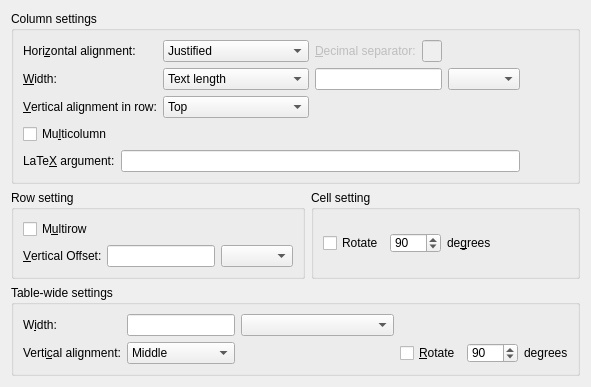
     <widget class="QWidget" name="Settings">
      <attribute name="title">
       <string>&amp;Table Settings</string>
      </attribute>
      <layout class="QGridLayout" name="gridLayout_10">
       <item row="1" column="0">
        <widget class="QGroupBox" name="groupBox">
         <property name="title">
          <string>Row setting</string>
         </property>
         <property name="flat">
          <bool>true</bool>
         </property>
         <layout class="QGridLayout" name="gridLayout_6">
          <item row="0" column="0">
           <widget class="QCheckBox" name="multirowCB">
            <property name="toolTip">
             <string>Merge cells of different rows</string>
            </property>
            <property name="text">
             <string>M&amp;ultirow</string>
            </property>
           </widget>
          </item>
          <item row="1" column="0">
           <layout class="QGridLayout" name="gridLayout_3">
            <item row="0" column="0">
             <widget class="QLabel" name="multirowOffsetLA">
              <property name="toolTip">
               <string/>
              </property>
              <property name="text">
               <string>&amp;Vertical Offset:</string>
              </property>
              <property name="buddy">
               <cstring>multirowOffsetED</cstring>
              </property>
             </widget>
            </item>
            <item row="0" column="1">
             <widget class="QLineEdit" name="multirowOffsetED">
              <property name="enabled">
               <bool>true</bool>
              </property>
              <property name="toolTip">
               <string>Optional vertical offset</string>
              </property>
              <property name="text">
               <string/>
              </property>
             </widget>
            </item>
            <item row="0" column="2">
             <widget class="lyx::frontend::LengthCombo" name="multirowOffsetUnitLC"/>
            </item>
           </layout>
          </item>
         </layout>
        </widget>
       </item>
       <item row="1" column="1">
        <widget class="QGroupBox" name="groupBox_2">
         <property name="title">
          <string>Cell setting</string>
         </property>
         <property name="flat">
          <bool>true</bool>
         </property>
         <layout class="QGridLayout" name="gridLayout_5">
          <item row="0" column="0">
           <layout class="QHBoxLayout" name="horizontalLayout_3">
            <item>
             <widget class="QCheckBox" name="rotateCellCB">
              <property name="toolTip">
               <string>Rotate this cell by 90 degrees</string>
              </property>
              <property name="text">
               <string>Rotate</string>
              </property>
             </widget>
            </item>
            <item>
             <widget class="QSpinBox" name="rotateCellAngleSB">
              <property name="maximumSize">
               <size>
                <width>51</width>
                <height>20</height>
               </size>
              </property>
              <property name="toolTip">
               <string>rotation angle</string>
              </property>
              <property name="minimum">
               <number>-180</number>
              </property>
              <property name="maximum">
               <number>180</number>
              </property>
              <property name="singleStep">
               <number>5</number>
              </property>
              <property name="value">
               <number>90</number>
              </property>
             </widget>
            </item>
            <item>
             <widget class="QLabel" name="rotateCellLA">
              <property name="text">
               <string>de&amp;grees</string>
              </property>
              <property name="buddy">
               <cstring>rotateCellAngleSB</cstring>
              </property>
             </widget>
            </item>
            <item>
             <spacer name="horizontalSpacer_3">
              <property name="orientation">
               <enum>Qt::Horizontal</enum>
              </property>
              <property name="sizeHint" stdset="0">
               <size>
                <width>13</width>
                <height>41</height>
               </size>
              </property>
             </spacer>
            </item>
           </layout>
          </item>
         </layout>
        </widget>
       </item>
       <item row="2" column="0" colspan="2">
        <widget class="QGroupBox" name="tabAlignmentGB">
         <property name="enabled">
          <bool>true</bool>
         </property>
         <property name="title">
          <string>Table-wide settings</string>
         </property>
         <property name="flat">
          <bool>true</bool>
         </property>
         <layout class="QGridLayout" name="gridLayout_4">
          <item row="0" column="0">
           <widget class="QLabel" name="tabularWidthLA">
            <property name="text">
             <string>W&amp;idth:</string>
            </property>
            <property name="buddy">
             <cstring>tabularWidthED</cstring>
            </property>
           </widget>
          </item>
          <item row="0" column="1">
           <widget class="QLineEdit" name="tabularWidthED"/>
          </item>
          <item row="0" column="2">
           <widget class="lyx::frontend::LengthCombo" name="tabularWidthUnitLC"/>
          </item>
          <item row="1" column="0">
           <widget class="QLabel" name="TableAlignLA">
            <property name="text">
             <string>Verti&amp;cal alignment:</string>
            </property>
            <property name="buddy">
             <cstring>TableAlignCO</cstring>
            </property>
           </widget>
          </item>
          <item row="1" column="1">
           <widget class="QComboBox" name="TableAlignCO">
            <property name="toolTip">
             <string>Vertical alignment of the table</string>
            </property>
            <property name="currentIndex">
             <number>1</number>
            </property>
            <item>
             <property name="text">
              <string>Top</string>
             </property>
            </item>
            <item>
             <property name="text">
              <string>Middle</string>
             </property>
            </item>
            <item>
             <property name="text">
              <string>Bottom</string>
             </property>
            </item>
           </widget>
          </item>
          <item row="1" column="2">
           <spacer name="spacer_2">
            <property name="orientation">
             <enum>Qt::Horizontal</enum>
            </property>
            <property name="sizeType">
             <enum>QSizePolicy::Expanding</enum>
            </property>
            <property name="sizeHint" stdset="0">
             <size>
              <width>153</width>
              <height>20</height>
             </size>
            </property>
           </spacer>
          </item>
          <item row="1" column="3">
           <layout class="QHBoxLayout" name="horizontalLayout_4">
            <item>
             <widget class="QCheckBox" name="rotateTabularCB">
              <property name="enabled">
               <bool>true</bool>
              </property>
              <property name="toolTip">
               <string>Rotate the table by 90 degrees</string>
              </property>
              <property name="text">
               <string>&amp;Rotate</string>
              </property>
             </widget>
            </item>
            <item>
             <widget class="QSpinBox" name="rotateTabularAngleSB">
              <property name="maximumSize">
               <size>
                <width>51</width>
                <height>20</height>
               </size>
              </property>
              <property name="toolTip">
               <string>rotation angle</string>
              </property>
              <property name="minimum">
               <number>-180</number>
              </property>
              <property name="maximum">
               <number>180</number>
              </property>
              <property name="singleStep">
               <number>5</number>
              </property>
              <property name="value">
               <number>90</number>
              </property>
             </widget>
            </item>
            <item>
             <widget class="QLabel" name="rotateTabularLA">
              <property name="text">
               <string>degrees</string>
              </property>
              <property name="buddy">
               <cstring>rotateTabularAngleSB</cstring>
              </property>
             </widget>
            </item>
           </layout>
          </item>
         </layout>
        </widget>
       </item>
       <item row="0" column="0" colspan="2">
        <widget class="QGroupBox" name="GroupBox12">
         <property name="title">
          <string>Column settings</string>
         </property>
         <property name="flat">
          <bool>true</bool>
         </property>
         <layout class="QGridLayout" name="gridLayout_9">
          <item row="0" column="0">
           <layout class="QGridLayout" name="gridLayout">
            <item row="1" column="1">
             <widget class="QComboBox" name="columnTypeCO">
              <property name="toolTip">
               <string>&lt;html&gt;&lt;head/&gt;&lt;body&gt;&lt;p&gt;Column width type:&lt;/p&gt;&lt;p&gt;* Text Length: Stretch to text width&lt;/p&gt;&lt;p&gt;* Variable: Adjust to match table width&lt;/p&gt;&lt;p&gt;* Custom: Fixed custom width&lt;/p&gt;&lt;/body&gt;&lt;/html&gt;</string>
              </property>
              <item>
               <property name="text">
                <string>Text length</string>
               </property>
              </item>
              <item>
               <property name="text">
                <string>Variable[[Width]]</string>
               </property>
              </item>
              <item>
               <property name="text">
                <string>Custom[[Width]]</string>
               </property>
              </item>
             </widget>
            </item>
            <item row="0" column="1">
             <widget class="QComboBox" name="hAlignCO">
              <property name="toolTip">
               <string>Horizontal alignment in column</string>
              </property>
              <item>
               <property name="text">
                <string>Justified</string>
               </property>
              </item>
              <item>
               <property name="text">
                <string>Left</string>
               </property>
              </item>
              <item>
               <property name="text">
                <string>Center</string>
               </property>
              </item>
              <item>
               <property name="text">
                <string>Right</string>
               </property>
              </item>
              <item>
               <property name="text">
                <string>At Decimal Separator</string>
               </property>
              </item>
             </widget>
            </item>
            <item row="1" column="0">
             <widget class="QLabel" name="columnWidthLA">
              <property name="text">
               <string>&amp;Width:</string>
              </property>
              <property name="buddy">
               <cstring>columnTypeCO</cstring>
              </property>
             </widget>
            </item>
            <item row="2" column="2">
             <spacer name="horizontalSpacer_2">
              <property name="orientation">
               <enum>Qt::Horizontal</enum>
              </property>
              <property name="sizeHint" stdset="0">
               <size>
                <width>109</width>
                <height>20</height>
               </size>
              </property>
             </spacer>
            </item>
            <item row="0" column="0">
             <widget class="QLabel" name="hAlignLA">
              <property name="text">
               <string>Hori&amp;zontal alignment:</string>
              </property>
              <property name="buddy">
               <cstring>hAlignCO</cstring>
              </property>
             </widget>
            </item>
            <item row="2" column="1">
             <widget class="QComboBox" name="vAlignCO">
              <property name="toolTip">
               <string>Specifies the vertical alignment of this cell in relation to the baseline of the row.</string>
              </property>
              <item>
               <property name="text">
                <string>Top</string>
               </property>
              </item>
              <item>
               <property name="text">
                <string>Middle</string>
               </property>
              </item>
              <item>
               <property name="text">
                <string>Bottom</string>
               </property>
              </item>
             </widget>
            </item>
            <item row="2" column="0">
             <widget class="QLabel" name="vAlignLA">
              <property name="text">
               <string>&amp;Vertical alignment in row:</string>
              </property>
              <property name="buddy">
               <cstring>vAlignCO</cstring>
              </property>
             </widget>
            </item>
            <item row="1" column="2">
             <layout class="QHBoxLayout" name="horizontalLayout_2">
              <item>
               <widget class="QLineEdit" name="columnWidthED">
                <property name="enabled">
                 <bool>true</bool>
                </property>
                <property name="toolTip">
                 <string>Custom width of the column</string>
                </property>
                <property name="text">
                 <string/>
                </property>
               </widget>
              </item>
              <item>
               <widget class="lyx::frontend::LengthCombo" name="columnWidthUnitLC"/>
              </item>
             </layout>
            </item>
            <item row="0" column="2">
             <layout class="QHBoxLayout" name="horizontalLayout">
              <item>
               <widget class="QLabel" name="decimalLA">
                <property name="enabled">
                 <bool>false</bool>
                </property>
                <property name="text">
                 <string>&amp;Decimal separator:</string>
                </property>
                <property name="buddy">
                 <cstring>decimalPointED</cstring>
                </property>
               </widget>
              </item>
              <item>
               <widget class="QLineEdit" name="decimalPointED">
                <property name="enabled">
                 <bool>false</bool>
                </property>
                <property name="sizePolicy">
                 <sizepolicy hsizetype="Minimum" vsizetype="Fixed">
                  <horstretch>0</horstretch>
                  <verstretch>0</verstretch>
                 </sizepolicy>
                </property>
                <property name="maximumSize">
                 <size>
                  <width>20</width>
                  <height>16777215</height>
                 </size>
                </property>
                <property name="inputMask">
                 <string/>
                </property>
                <property name="text">
                 <string/>
                </property>
                <property name="maxLength">
                 <number>32767</number>
                </property>
                <property name="alignment">
                 <set>Qt::AlignCenter</set>
                </property>
               </widget>
              </item>
              <item>
               <spacer name="horizontalSpacer">
                <property name="orientation">
                 <enum>Qt::Horizontal</enum>
                </property>
                <property name="sizeHint" stdset="0">
                 <size>
                  <width>78</width>
                  <height>20</height>
                 </size>
                </property>
               </spacer>
              </item>
             </layout>
            </item>
           </layout>
          </item>
          <item row="0" column="1">
           <spacer name="horizontalSpacer_5">
            <property name="orientation">
             <enum>Qt::Horizontal</enum>
            </property>
            <property name="sizeHint" stdset="0">
             <size>
              <width>31</width>
              <height>20</height>
             </size>
            </property>
           </spacer>
          </item>
          <item row="1" column="0">
           <widget class="QCheckBox" name="multicolumnCB">
            <property name="toolTip">
             <string>Merge cells of different columns</string>
            </property>
            <property name="text">
             <string>Mu&amp;lticolumn</string>
            </property>
           </widget>
          </item>
          <item row="2" column="0">
           <layout class="QHBoxLayout" name="horizontalLayout_5">
            <item>
             <widget class="QLabel" name="specialAlignmentLA">
              <property name="text">
               <string>LaTe&amp;X argument:</string>
              </property>
              <property name="buddy">
               <cstring>specialAlignmentED</cstring>
              </property>
             </widget>
            </item>
            <item>
             <widget class="QLineEdit" name="specialAlignmentED">
              <property name="toolTip">
               <string>Custom column format (LaTeX)</string>
              </property>
              <property name="whatsThis">
               <string/>
              </property>
             </widget>
            </item>
           </layout>
          </item>
         </layout>
        </widget>
       </item>
      </layout>
     </widget>
